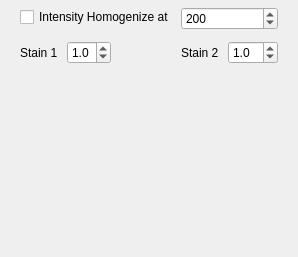
       <widget class="QWidget" name="page_2">
        <property name="geometry">
         <rect>
          <x>0</x>
          <y>0</y>
          <width>298</width>
          <height>257</height>
         </rect>
        </property>
        <attribute name="label">
         <string>Color Preprocessing</string>
        </attribute>
        <layout class="QHBoxLayout" name="horizontalLayout_21">
         <property name="leftMargin">
          <number>0</number>
         </property>
         <property name="topMargin">
          <number>0</number>
         </property>
         <property name="rightMargin">
          <number>0</number>
         </property>
         <property name="bottomMargin">
          <number>0</number>
         </property>
         <item>
          <widget class="QWidget" name="widget_3" native="true">
           <property name="sizePolicy">
            <sizepolicy hsizetype="Maximum" vsizetype="Preferred">
             <horstretch>0</horstretch>
             <verstretch>0</verstretch>
            </sizepolicy>
           </property>
           <property name="maximumSize">
            <size>
             <width>16777215</width>
             <height>16777215</height>
            </size>
           </property>
           <layout class="QFormLayout" name="formLayout_2">
            <property name="leftMargin">
             <number>7</number>
            </property>
            <property name="topMargin">
             <number>7</number>
            </property>
            <property name="rightMargin">
             <number>7</number>
            </property>
            <property name="bottomMargin">
             <number>7</number>
            </property>
            <item row="0" column="0">
             <layout class="QHBoxLayout" name="horizontalLayout_18">
              <property name="spacing">
               <number>0</number>
              </property>
              <property name="topMargin">
               <number>0</number>
              </property>
              <item>
               <widget class="QCheckBox" name="intensity_homo">
                <property name="text">
                 <string>Intensity Homogenize at</string>
                </property>
                <property name="checked">
                 <bool>false</bool>
                </property>
               </widget>
              </item>
             </layout>
            </item>
            <item row="0" column="1">
             <widget class="QSpinBox" name="normalized_intensity">
              <property name="minimum">
               <number>1</number>
              </property>
              <property name="maximum">
               <number>255</number>
              </property>
              <property name="value">
               <number>200</number>
              </property>
             </widget>
            </item>
            <item row="2" column="0">
             <layout class="QHBoxLayout" name="horizontalLayout_19">
              <property name="topMargin">
               <number>5</number>
              </property>
              <item>
               <widget class="QLabel" name="label_14">
                <property name="text">
                 <string>Stain 1 </string>
                </property>
               </widget>
              </item>
              <item>
               <widget class="QDoubleSpinBox" name="stain1_scale">
                <property name="maximumSize">
                 <size>
                  <width>50</width>
                  <height>16777215</height>
                 </size>
                </property>
                <property name="decimals">
                 <number>1</number>
                </property>
                <property name="maximum">
                 <double>2.000000000000000</double>
                </property>
                <property name="singleStep">
                 <double>0.100000000000000</double>
                </property>
                <property name="value">
                 <double>1.000000000000000</double>
                </property>
               </widget>
              </item>
             </layout>
            </item>
            <item row="2" column="1">
             <layout class="QHBoxLayout" name="horizontalLayout_20">
              <property name="topMargin">
               <number>5</number>
              </property>
              <item>
               <widget class="QLabel" name="label_15">
                <property name="text">
                 <string>Stain 2 </string>
                </property>
               </widget>
              </item>
              <item>
               <widget class="QDoubleSpinBox" name="stain2_scale">
                <property name="maximumSize">
                 <size>
                  <width>50</width>
                  <height>16777215</height>
                 </size>
                </property>
                <property name="decimals">
                 <number>1</number>
                </property>
                <property name="singleStep">
                 <double>0.100000000000000</double>
                </property>
                <property name="value">
                 <double>1.000000000000000</double>
                </property>
               </widget>
              </item>
             </layout>
            </item>
           </layout>
          </widget>
         </item>
        </layout>
       </widget>
